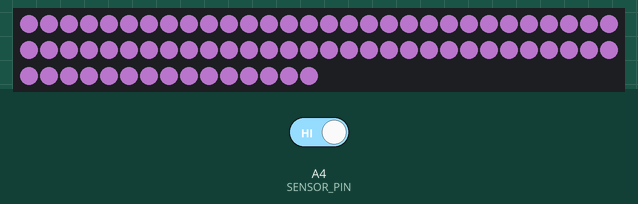
Simulated run of this sketch. Board: Arduino Uno, built with avr-gcc and run on an emulated ATmega328P. Shown: 75 RGB LEDs in strip order, left to right, continuing on the next row. Inputs (shaded band) come from the test bench; at power-on: A4 (SENSOR_PIN) HIGH. Dim RGB values are drawn brighter than linear; random numbers use the default seed unless the sketch sets one.

Above: at 6.3 s.
6.4 s: A4 (SENSOR_PIN) driven LOW
At 8.72 s:
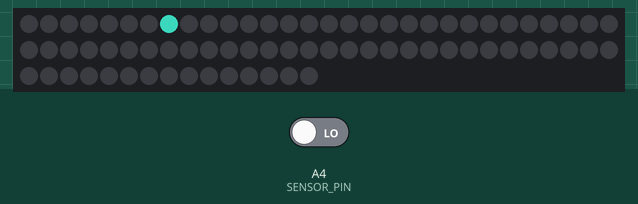
10.0 s: A4 (SENSOR_PIN) driven HIGH
At 10.8 s:
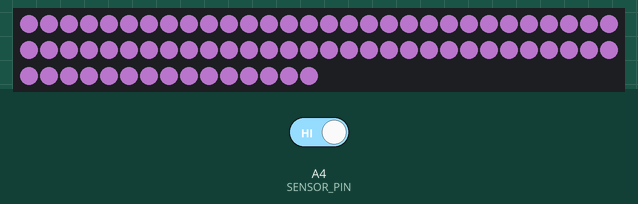
13.6 s: A4 (SENSOR_PIN) driven LOW
At 15.97 s:
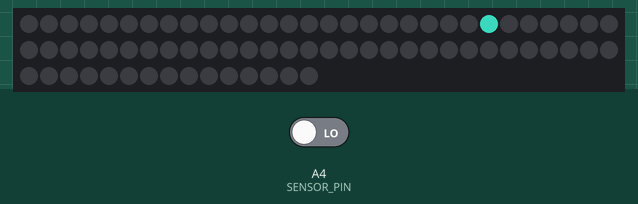

The sketch:

working_sketch.ino
```cpp
#include <Adafruit_NeoPixel.h>

//Define variables:
#define SENSOR_PIN  A4
const int LED_PIN = 6;
const int NUMPIXELS = 75;
const int INIT_BRIGHTNESS = 255;
int sensor_state;

//Initialize pixel strip
Adafruit_NeoPixel strip (NUMPIXELS, LED_PIN, NEO_GRB + NEO_KHZ800);

//Custom function, triggered when someone step on platform
void react(int init_brightness=INIT_BRIGHTNESS) {
  int reaction_brightness = init_brightness;
  strip.setBrightness(reaction_brightness);
  strip.fill(strip.Color(141, 90, 151), 0, NUMPIXELS);
  strip.show();

  while (reaction_brightness > 0){
    strip.setBrightness(reaction_brightness);
    strip.show();
    reaction_brightness -= 5;
    delay(50);
    }
}

//setup function (required for Arduino)
void setup() {
  pinMode(SENSOR_PIN, INPUT);
  strip.begin();
  strip.setBrightness(INIT_BRIGHTNESS);
  strip.show();
}


//Loop function: required for Arduino, main logic defined here:
void loop(){
  strip.clear();
  strip.setBrightness(INIT_BRIGHTNESS);
  strip.show();

  int loop_brightness = INIT_BRIGHTNESS;
  sensor_state = digitalRead(SENSOR_PIN);
  if (sensor_state == 0 ) {
    strip.setPixelColor(random(NUMPIXELS),strip.Color(65, 211, 189));
    strip.show();
    while (loop_brightness > 0){
      sensor_state = digitalRead(SENSOR_PIN);
      if (sensor_state > 0){
        break;
      }
      strip.setBrightness(loop_brightness);
      strip.show();
      loop_brightness = loop_brightness - 10;
      delay(30);
      }
    if (sensor_state > 0){
        react();
      }
  }
  else {
    react();
  }

}
```
